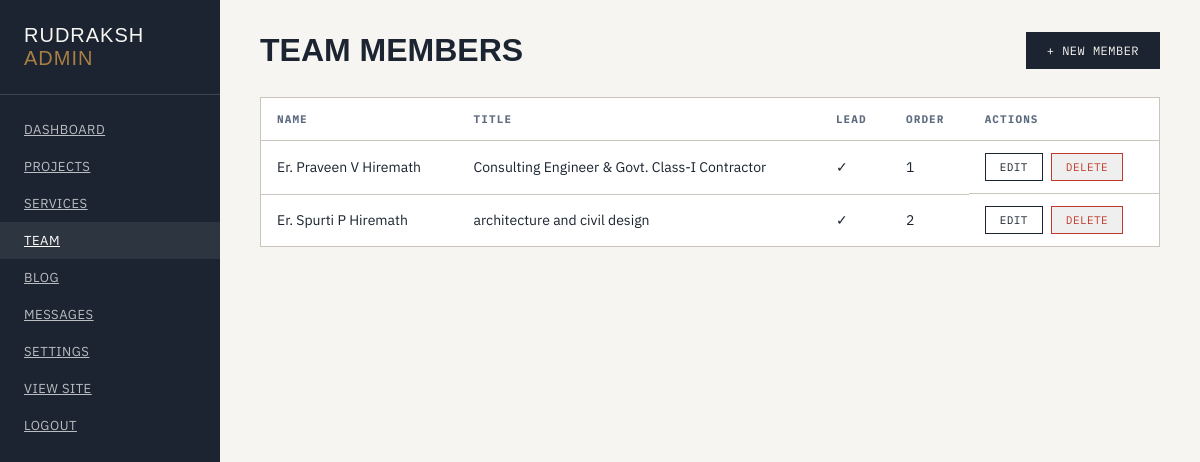
/admin/team (signed in), run on the app's committed database.
### app/models.py (models this page shows)
class TeamMember(db.Model):
    id = db.Column(db.Integer, primary_key=True)
    name = db.Column(db.String(200), nullable=False)
    title = db.Column(db.String(200))
    bio = db.Column(db.Text)
    image = db.Column(db.String(300))
    credentials = db.Column(db.Text)
    license_no = db.Column(db.String(100))
    experience = db.Column(db.String(100))
    registered_in = db.Column(db.String(200))
    is_lead = db.Column(db.Boolean, default=False)
    order = db.Column(db.Integer, default=0)

### app/routes/admin.py (the view)
@admin_bp.route('/team')
@login_required
def team():
    members = TeamMember.query.order_by(TeamMember.order).all()
    return render_template('admin/team.html', members=members)

### app/models.py (called while the page is built)
@login_manager.user_loader
def load_user(user_id):
    return User.query.get(int(user_id))

    @classmethod
    def get(cls, key, default=''):
        setting = cls.query.filter_by(key=key).first()
        return setting.value if setting else default

### app/templates/admin/team.html (shortened to what this page needs)
{% extends "admin/base.html" %}
{% block content %}
<div class="page-header">
  <h1>Team Members</h1>
  <a href="{{ url_for('admin.team_new') }}" class="btn btn-primary">+ New Member</a>
</div>
<table class="admin-table">
  <thead>
    <tr><th>Name</th><th>Title</th><th>Lead</th><th>Order</th><th>Actions</th></tr>
  </thead>
  <tbody>
    {% for m in members %}
    <tr>
      <td>{{ m.name }}</td>
      <td>{{ m.title }}</td>
      <td>{% if m.is_lead %}&#10003;{% endif %}</td>
      <td>{{ m.order }}</td>
      <td class="actions">
        <a href="{{ url_for('admin.team_edit', id=m.id) }}" class="btn-sm">Edit</a>
        <form method="POST" action="{{ url_for('admin.team_delete', id=m.id) }}" style="display:inline;">
          <button type="submit" class="btn-sm danger" onclick="return confirm('Delete this member?')">Delete</button>
        </form>
      </td>
    </tr>
    {% endfor %}
  </tbody>
</table>
{% endblock %}

### app/static/css/admin.css (style rules this page uses)
:root { --ink: #1B2430; --paper: #F6F5F1; --line: #C9C5BD; --brass: #A97F44; --steel: #2E3B4E; --steel-soft: #5C6B7F; --white: #FFFFFF; --red: #c0392b; --green: #27ae60; }
* { margin:0;padding:0;box-sizing:border-box; }
body { font-family: 'IBM Plex Sans', sans-serif; font-size: 15px; color: var(--ink); background: var(--paper); }
.page-header { display: flex; justify-content: space-between; align-items: center; margin-bottom: 28px; flex-wrap: wrap; gap: 16px; }
.page-header h1 { font-family: 'Big Shoulders Display', sans-serif; font-size: 32px; text-transform: uppercase; }
.btn, .btn-primary, .btn-sm { font-family: 'IBM Plex Mono', monospace; font-size: 12px; letter-spacing: 0.04em; text-transform: uppercase; padding: 10px 20px; border: 1px solid var(--ink); display: inline-flex; align-items: center; gap: 8px; cursor: pointer; transition: all .2s ease; text-decoration: none; color: var(--ink); }
.btn-primary { background: var(--ink); color: var(--paper); }
.btn-sm { padding: 6px 14px; font-size: 11px; }
.btn-sm.danger { color: var(--red);border-color:var(--red); }
.admin-table { width: 100%; border-collapse: collapse; border: 1px solid var(--line); background: var(--white); }
.admin-table th { font-family: 'IBM Plex Mono', monospace; font-size: 11px; letter-spacing: 0.1em; text-transform: uppercase; color: var(--steel-soft); text-align: left; padding: 14px 16px; border-bottom: 1px solid var(--line); background: var(--paper-dim); }
.admin-table td { padding: 12px 16px; border-bottom: 1px solid var(--line); font-size: 14px; }
.admin-table tr:last-child td { border-bottom:none; }
.admin-table .actions { display: flex; gap: 8px; align-items: center; }

### data on the page
TeamMember: name "Er. Praveen V Hiremath", title "Consulting Engineer & Govt. Class-I Contractor", order "1"
TeamMember: name "Er. Spurti P Hiremath", title "architecture and civil design", order "2"
